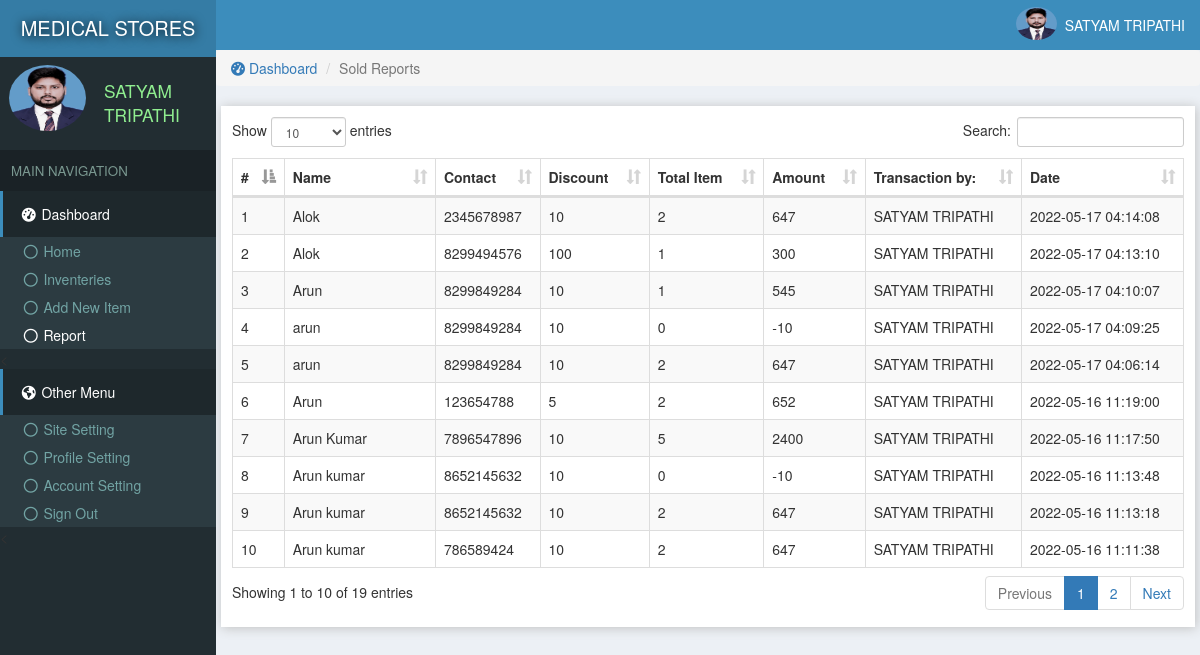
/reports.php (signed in), run on the app's committed database.
### tables this page shows
CREATE TABLE `site` (
  `id` int(11) NOT NULL,
  `title` varchar(222) NOT NULL,
  `name` varchar(222) NOT NULL
);

CREATE TABLE `users` (
  `id` int(11) NOT NULL,
  `email` varchar(222) NOT NULL,
  `password` varchar(222) NOT NULL,
  `name` varchar(222) NOT NULL,
  `pic` varchar(222) NOT NULL,
  `number` varchar(222) NOT NULL,
  `date` timestamp NOT NULL DEFAULT current_timestamp()
);

CREATE TABLE `sold` (
  `id` int(11) NOT NULL,
  `name` varchar(222) NOT NULL,
  `contact` varchar(222) NOT NULL,
  `discount` varchar(222) NOT NULL,
  `item` varchar(222) NOT NULL,
  `amount` varchar(222) NOT NULL,
  `userId` int(11) NOT NULL,
  `date` timestamp NOT NULL DEFAULT current_timestamp()
);

### assets/function.php (called while the page is built, shortened)
<?php
function siteName()
{
	global $con;
	$array = $con->query("select * from site where id='1'");
	$row = $array->fetch_assoc();
	return $row['name'];
}
function getAdminName($id)
{
	global $con;
	$array = $con->query("select * from users where id='$id'");
	$row = $array->fetch_assoc();
	return $row['name'];
}
 ?>

### assets/db.php (called while the page is built, shortened)
<?php
    $con = new mysqli('localhost','root','','store');
    $array = $con->query("select * from users where id ='$_SESSION[userId]'");
    $user = $array->fetch_assoc();
?>

### reports.php (the view, shortened to what this page needs)
<?php require "assets/function.php" ?>
<?php require 'assets/db.php';?>
<!DOCTYPE html>
<html>
<head>
<link rel="stylesheet" href="js/datatables.net-bs/css/dataTables.bootstrap.min.css">
  <?php require "assets/autoloader.php" ?>
</head>
<body style="background: #ECF0F5;padding:0;margin:0">
<div class="dashboard" style="position: fixed;width: 18%;height: 100%;background:#222D32">
  <div style="background:#357CA5;padding: 14px 3px;color:white;font-size: 15pt;text-align: center;text-shadow: 1px 1px 11px black">
    <a href="index.php" style="color: white;text-decoration: none;"><?php echo strtoupper(siteName()); ?> </a>
  </div>
  <div class="flex" style="padding: 3px 7px;margin:5px 2px;">
    <div><img src="photo/<?php echo $user['pic'] ?>" class='img-circle' style='width: 77px;height: 66px'></div>
    <div style="color:lightgreen;font-size: 13pt;padding: 14px 7px;margin-left: 11px;"><?php echo ucfirst($user['name']); ?></div>
  </div>
  <div style="background: #1A2226;font-size: 10pt;padding: 11px;color: #79978F">MAIN NAVIGATION</div>
  <div>
    <div style="background:#1E282C;color: white;padding: 13px 17px;border-left: 3px solid #3C8DBC;"><span><i class="fa fa-dashboard fa-fw"></i> Dashboard</span></div>
    <div class="item">
      <ul class="nostyle zero">
        <a href="index.php"><li ><i class="fa fa-circle-o fa-fw"></i> Home</li></a>
        <a href="inventeries.php"><li ><i class="fa fa-circle-o fa-fw"></i> Inventeries</li></a>
       <a href="addnew.php"><li><i class="fa fa-circle-o fa-fw"></i> Add New Item</li></a>
        <a href="reports.php"><li style="color: white"><i class="fa fa-circle-o fa-fw"></i> Report</li></a>
      </ul><
    </div>
  </div>
  <div style="background:#1E282C;color: white;padding: 13px 17px;border-left: 3px solid #3C8DBC;"><span><i class="fa fa-globe fa-fw"></i> Other Menu</span></div>
  <div class="item">
      <ul class="nostyle zero">
        <a href="sitesetting.php"><li><i class="fa fa-circle-o fa-fw"></i> Site Setting</li></a>
       <a href="profile.php"><li><i class="fa fa-circle-o fa-fw"></i> Profile Setting</li></a>
        <a href="accountSetting.php"><li><i class="fa fa-circle-o fa-fw"></i> Account Setting</li></a>
        <a href="logout.php"><li><i class="fa fa-circle-o fa-fw"></i> Sign Out</li></a>
      </ul><
    </div>
</div>
<div class="marginLeft" >
  <div style="color:white;background:#3C8DBC" >
    <div class="pull-right flex rightAccount" style="padding-right: 11px;padding: 7px;">
      <div><img src="photo/<?php echo $user['pic'] ?>" style='width: 41px;height: 33px;' class='img-circle'></div>
      <div style="padding: 8px"><?php echo ucfirst($user['name']) ?></div>
    </div>
  </div>
  <div class="content">
   <ol class="breadcrumb ">
        <li><a href="index.php"><i class="fa fa-dashboard"></i> Dashboard</a></li>
        <li class="active">Sold Reports</li>
    </ol>
  <div class="tableBox" >
    <table id="dataTable" class="table table-bordered table-striped" style="z-index: -1">
      <thead>
        <th>#</th>
        <th>Name</th>
        <th>Contact</th>
        <th>Discount</th>
        <th>Total Item</th>
        <th>Amount</th>
        <th>Transaction by:</th>
        <th>Date</th>
      </thead>
     <tbody>
      <?php $i=0;
          $array = $con->query("select * from sold ORDER BY date DESC");
        while ($row = $array->fetch_assoc())
        {
          $i=$i+1;
        ?>
          <tr>
            <td><?php echo $i; ?></td>
            <td><?php echo $row['name']; ?></td>
            <td><?php echo $row['contact']; ?></td>
            <td><?php echo $row['discount']; ?></td>
            <td><?php echo $row['item']; ?></td>
            <td><?php echo $row['amount']; ?></td>
            <td><?php echo getAdminName($row['userId']); ?></td>
            <td><?php echo $row['date']; ?></td>
          </tr>
      <?php
        }
       ?>
     </tbody>
    </table>
  </div>
  </div>
</div>
</body>
</html>

### data on the page
site: name "MEDICAL STORES"
users: pic (picture), name "SATYAM TRIPATHI"
sold: name "Alok", contact "2345678987", discount "10", item "2", amount "647", userId.name "SATYAM TRIPATHI", date "2022-05-17 04:14:08"
sold: name "Alok", contact "8299494576", discount "100", item "1", amount "300", userId.name "SATYAM TRIPATHI", date "2022-05-17 04:13:10"
sold: name "Arun", contact "8299849284", discount "10", item "1", amount "545", userId.name "SATYAM TRIPATHI", date "2022-05-17 04:10:07"
sold: name "arun", contact "8299849284", discount "10", item "0", amount "-10", userId.name "SATYAM TRIPATHI", date "2022-05-17 04:09:25"
sold: name "arun", contact "8299849284", discount "10", item "2", amount "647", userId.name "SATYAM TRIPATHI", date "2022-05-17 04:06:14"
sold: name "Arun", contact "123654788", discount "5", item "2", amount "652", userId.name "SATYAM TRIPATHI", date "2022-05-16 11:19:00"
sold: name "Arun Kumar", contact "7896547896", discount "10", item "5", amount "2400", userId.name "SATYAM TRIPATHI", date "2022-05-16 11:17:50"
sold: name "Arun kumar", contact "8652145632", discount "10", item "0", amount "-10", userId.name "SATYAM TRIPATHI", date "2022-05-16 11:13:48"
sold: name "Arun kumar", contact "8652145632", discount "10", item "2", amount "647", userId.name "SATYAM TRIPATHI", date "2022-05-16 11:13:18"
sold: name "Arun kumar", contact "786589424", discount "10", item "2", amount "647", userId.name "SATYAM TRIPATHI", date "2022-05-16 11:11:38"
